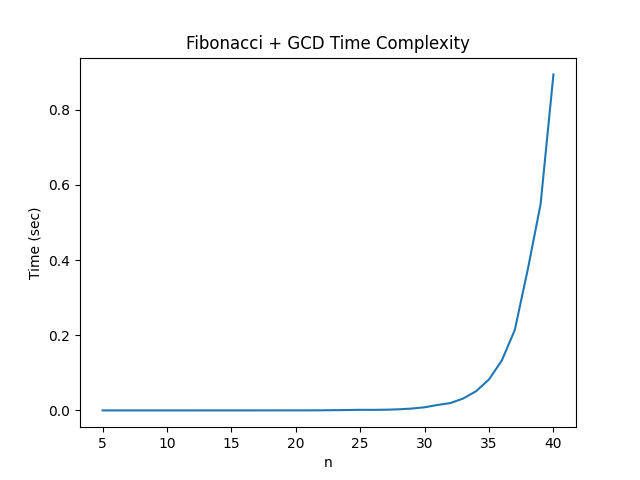

Here is the Python script that generated this plot:
import matplotlib.pyplot as plt

x = []
y = []

with open("/Users/mac/Desktop/hello/c/result.txt", "r") as f:
    for line in f:
        n, t = line.split()
        x.append(int(n))
        y.append(float(t))

plt.plot(x, y)
plt.xlabel("n")
plt.ylabel("Time (sec)")
plt.title("Fibonacci + GCD Time Complexity")

plt.savefig("graph.png")  # 이미지 저장
plt.show()
